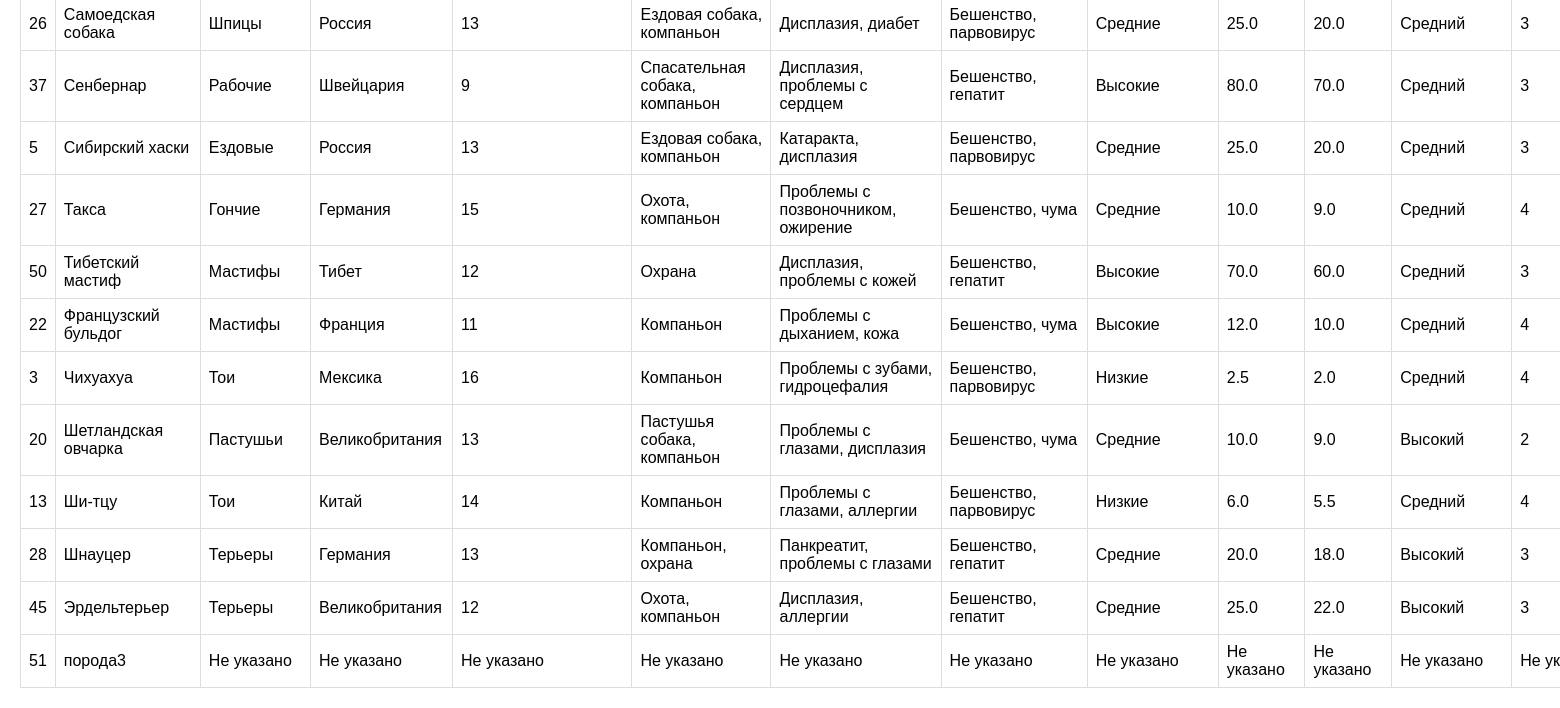
The page /breeds (lower part) on the database as committed earlier.
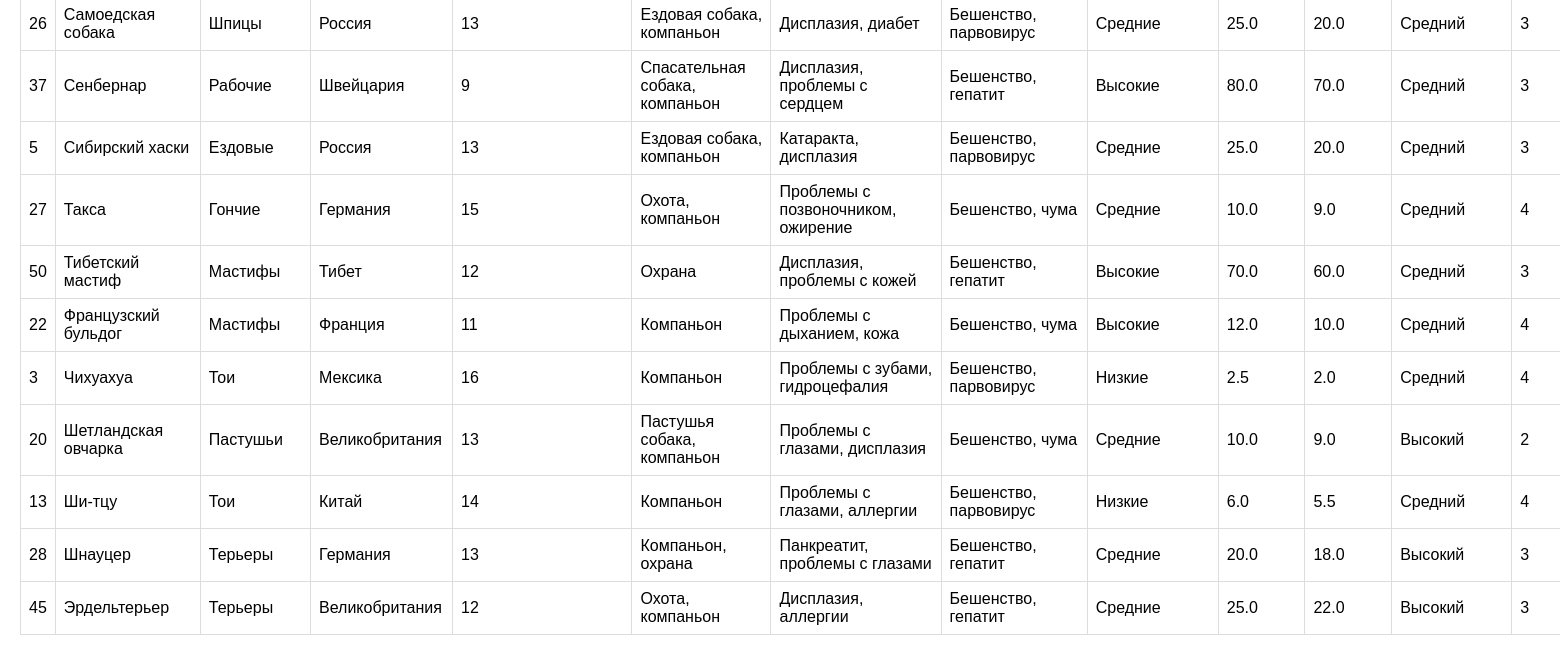
The same page on the database as committed later.
### tables this page shows
CREATE TABLE breeds (
    id INTEGER PRIMARY KEY AUTOINCREMENT,
    breed_name VARCHAR(100) NOT NULL,
    breed_group VARCHAR(50),
    origin_country VARCHAR(50),
    average_lifes INTEGER,
    typical_use VARCHAR(100),
    common_health_issues VARCHAR(200),
    recommended_vaccinations VARCHAR(200),
    veterinary_care VARCHAR(50),
    average_weight_male FLOAT,
    average_weight_female FLOAT,
    trainability_level VARCHAR(50),
    recommended_training_age INTEGER,
    common_behavioral_issues VARCHAR(200),
    preferred_training_methods VARCHAR(200),
    typical_learning_period INTEGER
);

### flask_app.py (the view, shortened to what this page needs)
@app.route('/breeds', methods=['GET', 'POST'])
def breeds():
    errors = []
    with get_db_connection() as conn:
        breeds = conn.execute("SELECT * FROM breeds ORDER BY breed_name").fetchall()
    return render_template('breeds.html', breeds=breeds, errors=errors)

### flask_app.py (called while the page is built)
def get_db_connection():
    conn = sqlite3.connect(DB_PATH, timeout=10)
    conn.row_factory = sqlite3.Row
    return conn

### templates/breeds.html (shortened to what this page needs)
<!DOCTYPE html>
<html lang="ru">
<head>
    <link rel="stylesheet" href="{{ url_for('static', filename='style.css') }}">
</head>
<body>
    {% if breeds %}
        <table>
    {% for breed in breeds %}
    <tr>
        <td>{{ breed['id'] }}</td>
        <td>{{ breed['breed_name'] }}</td>
        <td>{{ breed['breed_group'] or 'Не указано' }}</td>
        <td>{{ breed['origin_country'] or 'Не указано' }}</td>
        <td>{{ breed['average_lifes'] or 'Не указано' }}</td>
        <td>{{ breed['typical_use'] or 'Не указано' }}</td>
        <td>{{ breed['common_health_issues'] or 'Не указано' }}</td>
        <td>{{ breed['recommended_vaccinations'] or 'Не указано' }}</td>
        <td>{{ breed['veterinary_care'] or 'Не указано' }}</td>
        <td>{{ breed['average_weight_male'] or 'Не указано' }}</td>
        <td>{{ breed['average_weight_female'] or 'Не указано' }}</td>
        <td>{{ breed['trainability_level'] or 'Не указано' }}</td>
        <td>{{ breed['recommended_training_age'] or 'Не указано' }}</td>
    </tr>
    {% endfor %}
</table>
    {% else %}
        <p>Нет пород для отображения.</p>
    {% endif %}
</body>
</html>

### static/style.css (style rules this page uses)
body { font-family: Arial, sans-serif; margin: 20px; }
table { border-collapse: collapse; width: 100%; }

Rows that differ between the two databases and show on the page:
removed breeds: id "51", breed_name "порода3", breed "Не указано", breed "Не…"
